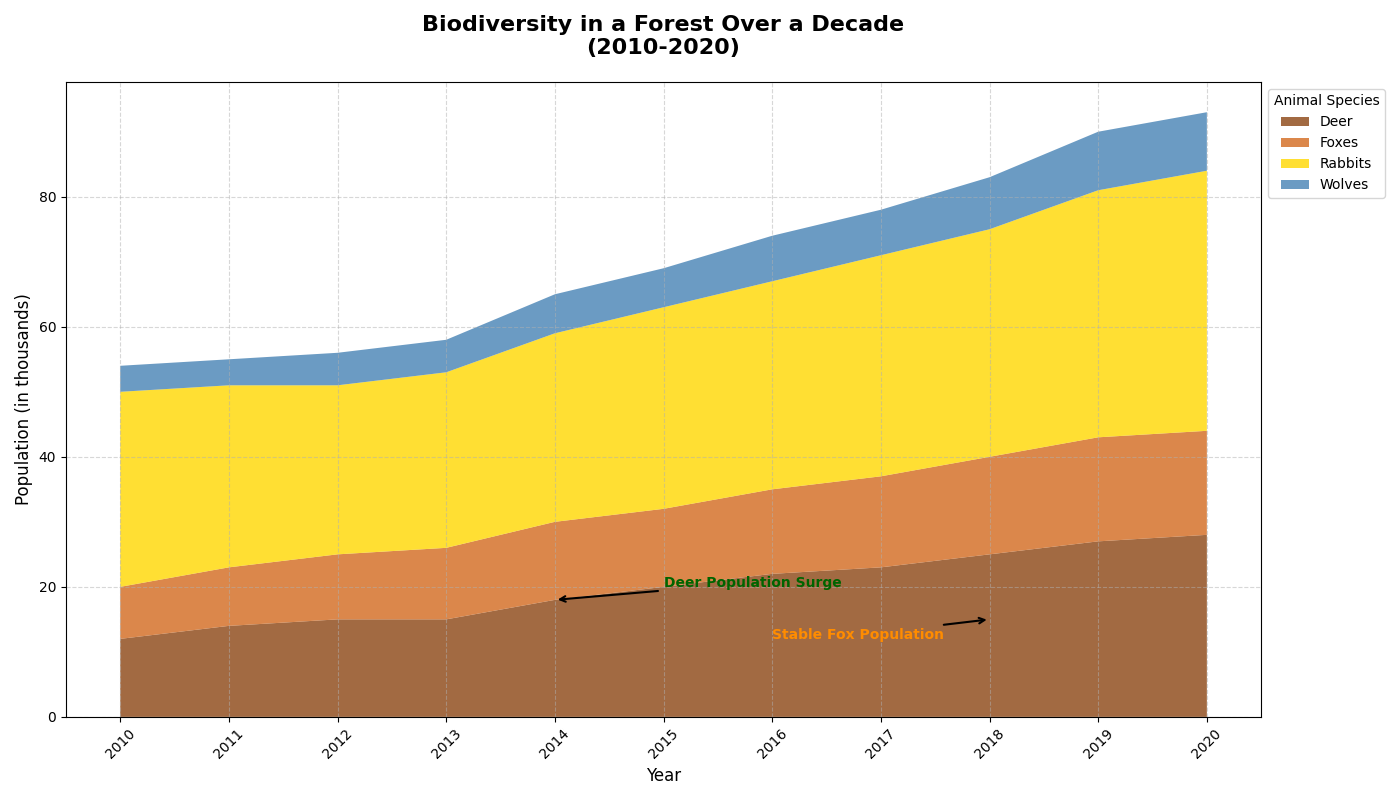

The Python source for this figure:
import matplotlib.pyplot as plt
import numpy as np

# Backstory: Analyzing the Biodiversity of a Forest Over a Decade (2010-2020)
# Data represents the population (in thousands) of various animal species observed in the forest.

# Years from 2010 to 2020
years = np.arange(2010, 2021)

# Population data for each species (in thousands)
deer = [12, 14, 15, 15, 18, 20, 22, 23, 25, 27, 28]
foxes = [8, 9, 10, 11, 12, 12, 13, 14, 15, 16, 16]
rabbits = [30, 28, 26, 27, 29, 31, 32, 34, 35, 38, 40]
wolves = [4, 4, 5, 5, 6, 6, 7, 7, 8, 9, 9]

# Stack the population data
populations = np.vstack([deer, foxes, rabbits, wolves])

# Define colors for each species
colors = ['#8B4513', '#D2691E', '#FFD700', '#4682B4']

# Setup the figure
plt.figure(figsize=(14, 8))

# Plot the stacked area chart
plt.stackplot(years, populations, labels=['Deer', 'Foxes', 'Rabbits', 'Wolves'], colors=colors, alpha=0.8)

# Title and labels
plt.title('Biodiversity in a Forest Over a Decade\n(2010-2020)', fontsize=16, fontweight='bold', pad=20)
plt.xlabel('Year', fontsize=12)
plt.ylabel('Population (in thousands)', fontsize=12)

# Add a legend
plt.legend(loc='upper left', title='Animal Species', bbox_to_anchor=(1, 1), fontsize=10)

# Customize the plot grid
plt.grid(linestyle='--', alpha=0.5)

# Rotate x-axis labels to avoid overlap
plt.xticks(years, rotation=45)

# Annotate significant population growth
plt.annotate('Deer Population Surge', xy=(2014, deer[4]), xytext=(2015, 20),
             arrowprops=dict(facecolor='green', arrowstyle='->', lw=1.5),
             fontsize=10, color='darkgreen', fontweight='bold')
plt.annotate('Stable Fox Population', xy=(2018, foxes[8]), xytext=(2016, 12),
             arrowprops=dict(facecolor='orange', arrowstyle='->', lw=1.5),
             fontsize=10, color='darkorange', fontweight='bold')

# Adjust the layout for better presentation
plt.tight_layout()

# Show the chart
plt.show()
